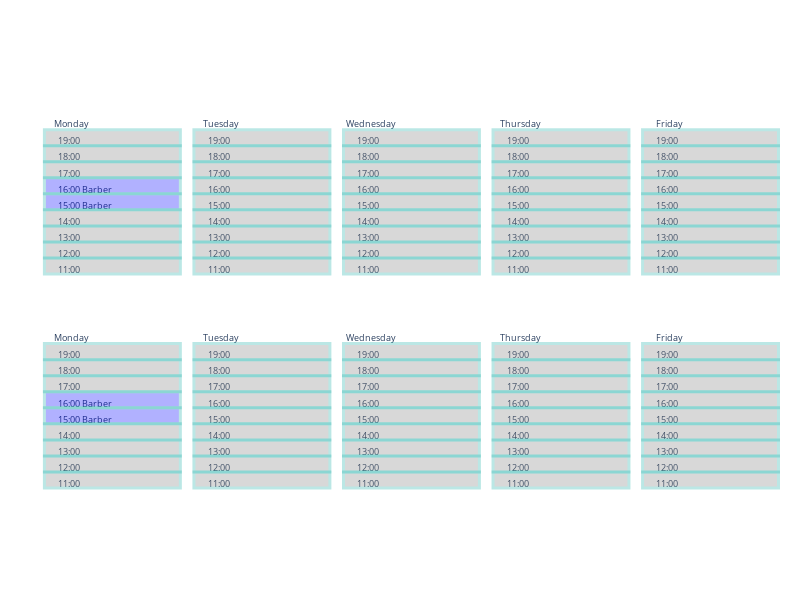

Notebook code cell kept with this figure:
### Code cell
fig = draw_calendar(calendar,assignment)
draw_calendar(calendar,assignment,fig,5)
fig.show()

### Figure 1 — Plotly figure (JSON) as saved in the notebook; plotly's stock layout.template omitted (floating-point values rounded to 4 significant figures)
{"data": [{"mode": "text", "text": "11:00 ", "textposition": "bottom right", "type": "scatter", "x": [0.2], "y": [0.1875]}, {"mode": "text", "text": "12:00 ", "textposition": "bottom right", "type": "scatter", "x": [0.2], "y": [0.5625]}, {"mode": "text", "text": "13:00 ", "textposition": "bottom right", "type": "scatter", "x": [0.2], "y": [0.9375]}, {"mode": "text", "text": "14:00 ", "textposition": "bottom right", "type": "scatter", "x": [0.2], "y": [1.312]}, {"mode": "text", "text": "15:00 Barber", "textposition": "bottom right", "type": "scatter", "x": [0.2], "y": [1.688]}, {"mode": "text", "text": "16:00 Barber", "textposition": "bottom right", "type": "scatter", "x": [0.2], "y": [2.062]}, {"mode": "text", "text": "17:00 ", "textposition": "bottom right", "type": "scatter", "x": [0.2], "y": [2.438]}, {"mode": "text", "text": "18:00 ", "textposition": "bottom right", "type": "scatter", "x": [0.2], "y": [2.812]}, {"mode": "text", "text": "19:00 ", "textposition": "bottom right", "type": "scatter", "x": [0.2], "y": [3.188]}, {"mode": "text", "text": "Monday", "textposition": "bottom center", "type": "scatter", "x": [0.3], "y": [3.6]}, {"mode": "text", "text": "11:00 ", "textposition": "bottom right", "type": "scatter", "x": [1.3], "y": [0.1875]}, {"mode": "text", "text": "12:00 ", "textposition": "bottom right", "type": "scatter", "x": [1.3], "y": [0.5625]}, {"mode": "text", "text": "13:00 ", "textposition": "bottom right", "type": "scatter", "x": [1.3], "y": [0.9375]}, {"mode": "text", "text": "14:00 ", "textposition": "bottom right", "type": "scatter", "x": [1.3], "y": [1.312]}, {"mode": "text", "text": "15:00 ", "textposition": "bottom right", "type": "scatter", "x": [1.3], "y": [1.688]}, {"mode": "text", "text": "16:00 ", "textposition": "bottom right", "type": "scatter", "x": [1.3], "y": [2.062]}, {"mode": "text", "text": "17:00 ", "textposition": "bottom right", "type": "scatter", "x": [1.3], "y": [2.438]}, {"mode": "text", "text": "18:00 ", "textposition": "bottom right", "type": "scatter", "x": [1.3], "y": [2.812]}, {"mode": "text", "text": "19:00 ", "textposition": "bottom right", "type": "scatter", "x": [1.3], "y": [3.188]}, {"mode": "text", "text": "Tuesday", "textposition": "bottom center", "type": "scatter", "x": [1.4], "y": [3.6]}, {"mode": "text", "text": "11:00 ", "textposition": "bottom right", "type": "scatter", "x": [2.4], "y": [0.1875]}, {"mode": "text", "text": "12:00 ", "textposition": "bottom right", "type": "scatter", "x": [2.4], "y": [0.5625]}, {"mode": "text", "text": "13:00 ", "textposition": "bottom right", "type": "scatter", "x": [2.4], "y": [0.9375]}, {"mode": "text", "text": "14:00 ", "textposition": "bottom right", "type": "scatter", "x": [2.4], "y": [1.312]}, {"mode": "text", "text": "15:00 ", "textposition": "bottom right", "type": "scatter", "x": [2.4], "y": [1.688]}, {"mode": "text", "text": "16:00 ", "textposition": "bottom right", "type": "scatter", "x": [2.4], "y": [2.062]}, {"mode": "text", "text": "17:00 ", "textposition": "bottom right", "type": "scatter", "x": [2.4], "y": [2.438]}, {"mode": "text", "text": "18:00 ", "textposition": "bottom right", "type": "scatter", "x": [2.4], "y": [2.812]}, {"mode": "text", "text": "19:00 ", "textposition": "bottom right", "type": "scatter", "x": [2.4], "y": [3.188]}, {"mode": "text", "text": "Wednesday", "textposition": "bottom center", "type": "scatter", "x": [2.5], "y": [3.6]}, {"mode": "text", "text": "11:00 ", "textposition": "bottom right", "type": "scatter", "x": [3.5], "y": [0.1875]}, {"mode": "text", "text": "12:00 ", "textposition": "bottom right", "type": "scatter", "x": [3.5], "y": [0.5625]}, {"mode": "text", "text": "13:00 ", "textposition": "bottom right", "type": "scatter", "x": [3.5], "y": [0.9375]}, {"mode": "text", "text": "14:00 ", "textposition": "bottom right", "type": "scatter", "x": [3.5], "y": [1.312]}, {"mode": "text", "text": "15:00 ", "textposition": "bottom right", "type": "scatter", "x": [3.5], "y": [1.688]}, {"mode": "text", "text": "16:00 ", "textposition": "bottom right", "type": "scatter", "x": [3.5], "y": [2.062]}, {"mode": "text", "text": "17:00 ", "textposition": "bottom right", "type": "scatter", "x": [3.5], "y": [2.438]}, {"mode": "text", "text": "18:00 ", "textposition": "bottom right", "type": "scatter", "x": [3.5], "y": [2.812]}, {"mode": "text", "text": "19:00 ", "textposition": "bottom right", "type": "scatter", "x": [3.5], "y": [3.188]}, {"mode": "text", "text": "Thursday", "textposition": "bottom center", "type": "scatter", "x": [3.6], "y": [3.6]}, {"mode": "text", "text": "11:00 ", "textposition": "bottom right", "type": "scatter", "x": [4.6], "y": [0.1875]}, {"mode": "text", "text": "12:00 ", "textposition": "bottom right", "type": "scatter", "x": [4.6], "y": [0.5625]}, {"mode": "text", "text": "13:00 ", "textposition": "bottom right", "type": "scatter", "x": [4.6], "y": [0.9375]}, {"mode": "text", "text": "14:00 ", "textposition": "bottom right", "type": "scatter", "x": [4.6], "y": [1.312]}, {"mode": "text", "text": "15:00 ", "textposition": "bottom right", "type": "scatter", "x": [4.6], "y": [1.688]}, {"mode": "text", "text": "16:00 ", "textposition": "bottom right", "type": "scatter", "x": [4.6], "y": [2.062]}, {"mode": "text", "text": "17:00 ", "textposition": "bottom right", "type": "scatter", "x": [4.6], "y": [2.438]}, {"mode": "text", "text": "18:00 ", "textposition": "bottom right", "type": "scatter", "x": [4.6], "y": [2.812]}, {"mode": "text", "text": "19:00 ", "textposition": "bottom right", "type": "scatter", "x": [4.6], "y": [3.188]}, {"mode": "text", "text": "Friday", "textposition": "bottom center", "type": "scatter", "x": [4.7], "y": [3.6]}, {"mode": "text", "text": "11:00 ", "textposition": "bottom right", "type": "scatter", "x": [0.2], "y": [5.188]}, {"mode": "text", "text": "12:00 ", "textposition": "bottom right", "type": "scatter", "x": [0.2], "y": [5.562]}, {"mode": "text", "text": "13:00 ", "textposition": "bottom right", "type": "scatter", "x": [0.2], "y": [5.938]}, {"mode": "text", "text": "14:00 ", "textposition": "bottom right", "type": "scatter", "x": [0.2], "y": [6.312]}, {"mode": "text", "text": "15:00 Barber", "textposition": "bottom right", "type": "scatter", "x": [0.2], "y": [6.688]}, {"mode": "text", "text": "16:00 Barber", "textposition": "bottom right", "type": "scatter", "x": [0.2], "y": [7.062]}, {"mode": "text", "text": "17:00 ", "textposition": "bottom right", "type": "scatter", "x": [0.2], "y": [7.438]}, {"mode": "text", "text": "18:00 ", "textposition": "bottom right", "type": "scatter", "x": [0.2], "y": [7.812]}, {"mode": "text", "text": "19:00 ", "textposition": "bottom right", "type": "scatter", "x": [0.2], "y": [8.188]}, {"mode": "text", "text": "Monday", "textposition": "bottom center", "type": "scatter", "x": [0.3], "y": [8.6]}, {"mode": "text", "text": "11:00 ", "textposition": "bottom right", "type": "scatter", "x": [1.3], "y": [5.188]}, {"mode": "text", "text": "12:00 ", "textposition": "bottom right", "type": "scatter", "x": [1.3], "y": [5.562]}, {"mode": "text", "text": "13:00 ", "textposition": "bottom right", "type": "scatter", "x": [1.3], "y": [5.938]}, {"mode": "text", "text": "14:00 ", "textposition": "bottom right", "type": "scatter", "x": [1.3], "y": [6.312]}, {"mode": "text", "text": "15:00 ", "textposition": "bottom right", "type": "scatter", "x": [1.3], "y": [6.688]}, {"mode": "text", "text": "16:00 ", "textposition": "bottom right", "type": "scatter", "x": [1.3], "y": [7.062]}, {"mode": "text", "text": "17:00 ", "textposition": "bottom right", "type": "scatter", "x": [1.3], "y": [7.438]}, {"mode": "text", "text": "18:00 ", "textposition": "bottom right", "type": "scatter", "x": [1.3], "y": [7.812]}, {"mode": "text", "text": "19:00 ", "textposition": "bottom right", "type": "scatter", "x": [1.3], "y": [8.188]}, {"mode": "text", "text": "Tuesday", "textposition": "bottom center", "type": "scatter", "x": [1.4], "y": [8.6]}, {"mode": "text", "text": "11:00 ", "textposition": "bottom right", "type": "scatter", "x": [2.4], "y": [5.188]}, {"mode": "text", "text": "12:00 ", "textposition": "bottom right", "type": "scatter", "x": [2.4], "y": [5.562]}, {"mode": "text", "text": "13:00 ", "textposition": "bottom right", "type": "scatter", "x": [2.4], "y": [5.938]}, {"mode": "text", "text": "14:00 ", "textposition": "bottom right", "type": "scatter", "x": [2.4], "y": [6.312]}, {"mode": "text", "text": "15:00 ", "textposition": "bottom right", "type": "scatter", "x": [2.4], "y": [6.688]}, {"mode": "text", "text": "16:00 ", "textposition": "bottom right", "type": "scatter", "x": [2.4], "y": [7.062]}, {"mode": "text", "text": "17:00 ", "textposition": "bottom right", "type": "scatter", "x": [2.4], "y": [7.438]}, {"mode": "text", "text": "18:00 ", "textposition": "bottom right", "type": "scatter", "x": [2.4], "y": [7.812]}, {"mode": "text", "text": "19:00 ", "textposition": "bottom right", "type": "scatter", "x": [2.4], "y": [8.188]}, {"mode": "text", "text": "Wednesday", "textposition": "bottom center", "type": "scatter", "x": [2.5], "y": [8.6]}, {"mode": "text", "text": "11:00 ", "textposition": "bottom right", "type": "scatter", "x": [3.5], "y": [5.188]}, {"mode": "text", "text": "12:00 ", "textposition": "bottom right", "type": "scatter", "x": [3.5], "y": [5.562]}, {"mode": "text", "text": "13:00 ", "textposition": "bottom right", "type": "scatter", "x": [3.5], "y": [5.938]}, {"mode": "text", "text": "14:00 ", "textposition": "bottom right", "type": "scatter", "x": [3.5], "y": [6.312]}, {"mode": "text", "text": "15:00 ", "textposition": "bottom right", "type": "scatter", "x": [3.5], "y": [6.688]}, {"mode": "text", "text": "16:00 ", "textposition": "bottom right", "type": "scatter", "x": [3.5], "y": [7.062]}, {"mode": "text", "text": "17:00 ", "textposition": "bottom right", "type": "scatter", "x": [3.5], "y": [7.438]}, {"mode": "text", "text": "18:00 ", "textposition": "bottom right", "type": "scatter", "x": [3.5], "y": [7.812]}, {"mode": "text", "text": "19:00 ", "textposition": "bottom right", "type": "scatter", "x": [3.5], "y": [8.188]}, {"mode": "text", "text": "Thursday", "textposition": "bottom center", "type": "scatter", "x": [3.6], "y": [8.6]}, {"mode": "text", "text": "11:00 ", "textposition": "bottom right", "type": "scatter", "x": [4.6], "y": [5.188]}, {"mode": "text", "text": "12:00 ", "textposition": "bottom right", "type": "scatter", "x": [4.6], "y": [5.562]}, {"mode": "text", "text": "13:00 ", "textposition": "bottom right", "type": "scatter", "x": [4.6], "y": [5.938]}, {"mode": "text", "text": "14:00 ", "textposition": "bottom right", "type": "scatter", "x": [4.6], "y": [6.312]}, {"mode": "text", "text": "15:00 ", "textposition": "bottom right", "type": "scatter", "x": [4.6], "y": [6.688]}, {"mode": "text", "text": "16:00 ", "textposition": "bottom right", "type": "scatter", "x": [4.6], "y": [7.062]}, {"mode": "text", "text": "17:00 ", "textposition": "bottom right", "type": "scatter", "x": [4.6], "y": [7.438]}, {"mode": "text", "text": "18:00 ", "textposition": "bottom right", "type": "scatter", "x": [4.6], "y": [7.812]}, {"mode": "text", "text": "19:00 ", "textposition": "bottom right", "type": "scatter", "x": [4.6], "y": [8.188]}, {"mode": "text", "text": "Friday", "textposition": "bottom center", "type": "scatter", "x": [4.7], "y": [8.6]}], "layout": {"font": {"size": 9}, "height": 600, "margin": {"b": 100, "l": 20, "r": 20}, "plot_bgcolor": "white", "shapes": [{"fillcolor": "grey", "line": {"color": "LightSeaGreen", "width": 3}, "opacity": 0.3, "type": "rect", "x0": 0.1, "x1": 1.1, "xref": "x", "y0": 0, "y1": 0.375, "yref": "y"}, {"fillcolor": "grey", "line": {"color": "LightSeaGreen", "width": 3}, "opacity": 0.3, "type": "rect", "x0": 0.1, "x1": 1.1, "xref": "x", "y0": 0.375, "y1": 0.75, "yref": "y"}, {"fillcolor": "grey", "line": {"color": "LightSeaGreen", "width": 3}, "opacity": 0.3, "type": "rect", "x0": 0.1, "x1": 1.1, "xref": "x", "y0": 0.75, "y1": 1.125, "yref": "y"}, {"fillcolor": "grey", "line": {"color": "LightSeaGreen", "width": 3}, "opacity": 0.3, "type": "rect", "x0": 0.1, "x1": 1.1, "xref": "x", "y0": 1.125, "y1": 1.5, "yref": "y"}, {"fillcolor": "blue", "line": {"color": "LightSeaGreen", "width": 3}, "opacity": 0.3, "type": "rect", "x0": 0.1, "x1": 1.1, "xref": "x", "y0": 1.5, "y1": 1.875, "yref": "y"}, {"fillcolor": "blue", "line": {"color": "LightSeaGreen", "width": 3}, "opacity": 0.3, "type": "rect", "x0": 0.1, "x1": 1.1, "xref": "x", "y0": 1.875, "y1": 2.25, "yref": "y"}, {"fillcolor": "grey", "line": {"color": "LightSeaGreen", "width": 3}, "opacity": 0.3, "type": "rect", "x0": 0.1, "x1": 1.1, "xref": "x", "y0": 2.25, "y1": 2.625, "yref": "y"}, {"fillcolor": "grey", "line": {"color": "LightSeaGreen", "width": 3}, "opacity": 0.3, "type": "rect", "x0": 0.1, "x1": 1.1, "xref": "x", "y0": 2.625, "y1": 3, "yref": "y"}, {"fillcolor": "grey", "line": {"color": "LightSeaGreen", "width": 3}, "opacity": 0.3, "type": "rect", "x0": 0.1, "x1": 1.1, "xref": "x", "y0": 3, "y1": 3.375, "yref": "y"}, {"fillcolor": "grey", "line": {"color": "LightSeaGreen", "width": 3}, "opacity": 0.3, "type": "rect", "x0": 1.2, "x1": 2.2, "xref": "x", "y0": 0, "y1": 0.375, "yref": "y"}, {"fillcolor": "grey", "line": {"color": "LightSeaGreen", "width": 3}, "opacity": 0.3, "type": "rect", "x0": 1.2, "x1": 2.2, "xref": "x", "y0": 0.375, "y1": 0.75, "yref": "y"}, {"fillcolor": "grey", "line": {"color": "LightSeaGreen", "width": 3}, "opacity": 0.3, "type": "rect", "x0": 1.2, "x1": 2.2, "xref": "x", "y0": 0.75, "y1": 1.125, "yref": "y"}, {"fillcolor": "grey", "line": {"color": "LightSeaGreen", "width": 3}, "opacity": 0.3, "type": "rect", "x0": 1.2, "x1": 2.2, "xref": "x", "y0": 1.125, "y1": 1.5, "yref": "y"}, {"fillcolor": "grey", "line": {"color": "LightSeaGreen", "width": 3}, "opacity": 0.3, "type": "rect", "x0": 1.2, "x1": 2.2, "xref": "x", "y0": 1.5, "y1": 1.875, "yref": "y"}, {"fillcolor": "grey", "line": {"color": "LightSeaGreen", "width": 3}, "opacity": 0.3, "type": "rect", "x0": 1.2, "x1": 2.2, "xref": "x", "y0": 1.875, "y1": 2.25, "yref": "y"}, {"fillcolor": "grey", "line": {"color": "LightSeaGreen", "width": 3}, "opacity": 0.3, "type": "rect", "x0": 1.2, "x1": 2.2, "xref": "x", "y0": 2.25, "y1": 2.625, "yref": "y"}, {"fillcolor": "grey", "line": {"color": "LightSeaGreen", "width": 3}, "opacity": 0.3, "type": "rect", "x0": 1.2, "x1": 2.2, "xref": "x", "y0": 2.625, "y1": 3, "yref": "y"}, {"fillcolor": "grey", "line": {"color": "LightSeaGreen", "width": 3}, "opacity": 0.3, "type": "rect", "x0": 1.2, "x1": 2.2, "xref": "x", "y0": 3, "y1": 3.375, "yref": "y"}, {"fillcolor": "grey", "line": {"color": "LightSeaGreen", "width": 3}, "opacity": 0.3, "type": "rect", "x0": 2.3, "x1": 3.3, "xref": "x", "y0": 0, "y1": 0.375, "yref": "y"}, {"fillcolor": "grey", "line": {"color": "LightSeaGreen", "width": 3}, "opacity": 0.3, "type": "rect", "x0": 2.3, "x1": 3.3, "xref": "x", "y0": 0.375, "y1": 0.75, "yref": "y"}, {"fillcolor": "grey", "line": {"color": "LightSeaGreen", "width": 3}, "opacity": 0.3, "type": "rect", "x0": 2.3, "x1": 3.3, "xref": "x", "y0": 0.75, "y1": 1.125, "yref": "y"}, {"fillcolor": "grey", "line": {"color": "LightSeaGreen", "width": 3}, "opacity": 0.3, "type": "rect", "x0": 2.3, "x1": 3.3, "xref": "x", "y0": 1.125, "y1": 1.5, "yref": "y"}, {"fillcolor": "grey", "line": {"color": "LightSeaGreen", "width": 3}, "opacity": 0.3, "type": "rect", "x0": 2.3, "x1": 3.3, "xref": "x", "y0": 1.5, "y1": 1.875, "yref": "y"}, {"fillcolor": "grey", "line": {"color": "LightSeaGreen", "width": 3}, "opacity": 0.3, "type": "rect", "x0": 2.3, "x1": 3.3, "xref": "x", "y0": 1.875, "y1": 2.25, "yref": "y"}, {"fillcolor": "grey", "line": {"color": "LightSeaGreen", "width": 3}, "opacity": 0.3, "type": "rect", "x0": 2.3, "x1": 3.3, "xref": "x", "y0": 2.25, "y1": 2.625, "yref": "y"}, {"fillcolor": "grey", "line": {"color": "LightSeaGreen", "width": 3}, "opacity": 0.3, "type": "rect", "x0": 2.3, "x1": 3.3, "xref": "x", "y0": 2.625, "y1": 3, "yref": "y"}, {"fillcolor": "grey", "line": {"color": "LightSeaGreen", "width": 3}, "opacity": 0.3, "type": "rect", "x0": 2.3, "x1": 3.3, "xref": "x", "y0": 3, "y1": 3.375, "yref": "y"}, {"fillcolor": "grey", "line": {"color": "LightSeaGreen", "width": 3}, "opacity": 0.3, "type": "rect", "x0": 3.4, "x1": 4.4, "xref": "x", "y0": 0, "y1": 0.375, "yref": "y"}, {"fillcolor": "grey", "line": {"color": "LightSeaGreen", "width": 3}, "opacity": 0.3, "type": "rect", "x0": 3.4, "x1": 4.4, "xref": "x", "y0": 0.375, "y1": 0.75, "yref": "y"}, {"fillcolor": "grey", "line": {"color": "LightSeaGreen", "width": 3}, "opacity": 0.3, "type": "rect", "x0": 3.4, "x1": 4.4, "xref": "x", "y0": 0.75, "y1": 1.125, "yref": "y"}, {"fillcolor": "grey", "line": {"color": "LightSeaGreen", "width": 3}, "opacity": 0.3, "type": "rect", "x0": 3.4, "x1": 4.4, "xref": "x", "y0": 1.125, "y1": 1.5, "yref": "y"}, {"fillcolor": "grey", "line": {"color": "LightSeaGreen", "width": 3}, "opacity": 0.3, "type": "rect", "x0": 3.4, "x1": 4.4, "xref": "x", "y0": 1.5, "y1": 1.875, "yref": "y"}, {"fillcolor": "grey", "line": {"color": "LightSeaGreen", "width": 3}, "opacity": 0.3, "type": "rect", "x0": 3.4, "x1": 4.4, "xref": "x", "y0": 1.875, "y1": 2.25, "yref": "y"}, {"fillcolor": "grey", "line": {"color": "LightSeaGreen", "width": 3}, "opacity": 0.3, "type": "rect", "x0": 3.4, "x1": 4.4, "xref": "x", "y0": 2.25, "y1": 2.625, "yref": "y"}, {"fillcolor": "grey", "line": {"color": "LightSeaGreen", "width": 3}, "opacity": 0.3, "type": "rect", "x0": 3.4, "x1": 4.4, "xref": "x", "y0": 2.625, "y1": 3, "yref": "y"}, {"fillcolor": "grey", "line": {"color": "LightSeaGreen", "width": 3}, "opacity": 0.3, "type": "rect", "x0": 3.4, "x1": 4.4, "xref": "x", "y0": 3, "y1": 3.375, "yref": "y"}, {"fillcolor": "grey", "line": {"color": "LightSeaGreen", "width": 3}, "opacity": 0.3, "type": "rect", "x0": 4.5, "x1": 5.5, "xref": "x", "y0": 0, "y1": 0.375, "yref": "y"}, {"fillcolor": "grey", "line": {"color": "LightSeaGreen", "width": 3}, "opacity": 0.3, "type": "rect", "x0": 4.5, "x1": 5.5, "xref": "x", "y0": 0.375, "y1": 0.75, "yref": "y"}, {"fillcolor": "grey", "line": {"color": "LightSeaGreen", "width": 3}, "opacity": 0.3, "type": "rect", "x0": 4.5, "x1": 5.5, "xref": "x", "y0": 0.75, "y1": 1.125, "yref": "y"}, {"fillcolor": "grey", "line": {"color": "LightSeaGreen", "width": 3}, "opacity": 0.3, "type": "rect", "x0": 4.5, "x1": 5.5, "xref": "x", "y0": 1.125, "y1": 1.5, "yref": "y"}, {"fillcolor": "grey", "line": {"color": "LightSeaGreen", "width": 3}, "opacity": 0.3, "type": "rect", "x0": 4.5, "x1": 5.5, "xref": "x", "y0": 1.5, "y1": 1.875, "yref": "y"}, {"fillcolor": "grey", "line": {"color": "LightSeaGreen", "width": 3}, "opacity": 0.3, "type": "rect", "x0": 4.5, "x1": 5.5, "xref": "x", "y0": 1.875, "y1": 2.25, "yref": "y"}, {"fillcolor": "grey", "line": {"color": "LightSeaGreen", "width": 3}, "opacity": 0.3, "type": "rect", "x0": 4.5, "x1": 5.5, "xref": "x", "y0": 2.25, "y1": 2.625, "yref": "y"}, {"fillcolor": "grey", "line": {"color": "LightSeaGreen", "width": 3}, "opacity": 0.3, "type": "rect", "x0": 4.5, "x1": 5.5, "xref": "x", "y0": 2.625, "y1": 3, "yref": "y"}, {"fillcolor": "grey", "line": {"color": "LightSeaGreen", "width": 3}, "opacity": 0.3, "type": "rect", "x0": 4.5, "x1": 5.5, "xref": "x", "y0": 3, "y1": 3.375, "yref": "y"}, {"fillcolor": "grey", "line": {"color": "LightSeaGreen", "width": 3}, "opacity": 0.3, "type": "rect", "x0": 0.1, "x1": 1.1, "xref": "x", "y0": 5, "y1": 5.375, "yref": "y"}, {"fillcolor": "grey", "line": {"color": "LightSeaGreen", "width": 3}, "opacity": 0.3, "type": "rect", "x0": 0.1, "x1": 1.1, "xref": "x", "y0": 5.375, "y1": 5.75, "yref": "y"}, {"fillcolor": "grey", "line": {"color": "LightSeaGreen", "width": 3}, "opacity": 0.3, "type": "rect", "x0": 0.1, "x1": 1.1, "xref": "x", "y0": 5.75, "y1": 6.125, "yref": "y"}, {"fillcolor": "grey", "line": {"color": "LightSeaGreen", "width": 3}, "opacity": 0.3, "type": "rect", "x0": 0.1, "x1": 1.1, "xref": "x", "y0": 6.125, "y1": 6.5, "yref": "y"}, {"fillcolor": "blue", "line": {"color": "LightSeaGreen", "width": 3}, "opacity": 0.3, "type": "rect", "x0": 0.1, "x1": 1.1, "xref": "x", "y0": 6.5, "y1": 6.875, "yref": "y"}, {"fillcolor": "blue", "line": {"color": "LightSeaGreen", "width": 3}, "opacity": 0.3, "type": "rect", "x0": 0.1, "x1": 1.1, "xref": "x", "y0": 6.875, "y1": 7.25, "yref": "y"}, {"fillcolor": "grey", "line": {"color": "LightSeaGreen", "width": 3}, "opacity": 0.3, "type": "rect", "x0": 0.1, "x1": 1.1, "xref": "x", "y0": 7.25, "y1": 7.625, "yref": "y"}, {"fillcolor": "grey", "line": {"color": "LightSeaGreen", "width": 3}, "opacity": 0.3, "type": "rect", "x0": 0.1, "x1": 1.1, "xref": "x", "y0": 7.625, "y1": 8, "yref": "y"}, {"fillcolor": "grey", "line": {"color": "LightSeaGreen", "width": 3}, "opacity": 0.3, "type": "rect", "x0": 0.1, "x1": 1.1, "xref": "x", "y0": 8, "y1": 8.375, "yref": "y"}, {"fillcolor": "grey", "line": {"color": "LightSeaGreen", "width": 3}, "opacity": 0.3, "type": "rect", "x0": 1.2, "x1": 2.2, "xref": "x", "y0": 5, "y1": 5.375, "yref": "y"}, {"fillcolor": "grey", "line": {"color": "LightSeaGreen", "width": 3}, "opacity": 0.3, "type": "rect", "x0": 1.2, "x1": 2.2, "xref": "x", "y0": 5.375, "y1": 5.75, "yref": "y"}, {"fillcolor": "grey", "line": {"color": "LightSeaGreen", "width": 3}, "opacity": 0.3, "type": "rect", "x0": 1.2, "x1": 2.2, "xref": "x", "y0": 5.75, "y1": 6.125, "yref": "y"}, {"fillcolor": "grey", "line": {"color": "LightSeaGreen", "width": 3}, "opacity": 0.3, "type": "rect", "x0": 1.2, "x1": 2.2, "xref": "x", "y0": 6.125, "y1": 6.5, "yref": "y"}, {"fillcolor": "grey", "line": {"color": "LightSeaGreen", "width": 3}, "opacity": 0.3, "type": "rect", "x0": 1.2, "x1": 2.2, "xref": "x", "y0": 6.5, "y1": 6.875, "yref": "y"}, {"fillcolor": "grey", "line": {"color": "LightSeaGreen", "width": 3}, "opacity": 0.3, "type": "rect", "x0": 1.2, "x1": 2.2, "xref": "x", "y0": 6.875, "y1": 7.25, "yref": "y"}, {"fillcolor": "grey", "line": {"color": "LightSeaGreen", "width": 3}, "opacity": 0.3, "type": "rect", "x0": 1.2, "x1": 2.2, "xref": "x", "y0": 7.25, "y1": 7.625, "yref": "y"}, {"fillcolor": "grey", "line": {"color": "LightSeaGreen", "width": 3}, "opacity": 0.3, "type": "rect", "x0": 1.2, "x1": 2.2, "xref": "x", "y0": 7.625, "y1": 8, "yref": "y"}, {"fillcolor": "grey", "line": {"color": "LightSeaGreen", "width": 3}, "opacity": 0.3, "type": "rect", "x0": 1.2, "x1": 2.2, "xref": "x", "y0": 8, "y1": 8.375, "yref": "y"}, {"fillcolor": "grey", "line": {"color": "LightSeaGreen", "width": 3}, "opacity": 0.3, "type": "rect", "x0": 2.3, "x1": 3.3, "xref": "x", "y0": 5, "y1": 5.375, "yref": "y"}, {"fillcolor": "grey", "line": {"color": "LightSeaGreen", "width": 3}, "opacity": 0.3, "type": "rect", "x0": 2.3, "x1": 3.3, "xref": "x", "y0": 5.375, "y1": 5.75, "yref": "y"}, {"fillcolor": "grey", "line": {"color": "LightSeaGreen", "width": 3}, "opacity": 0.3, "type": "rect", "x0": 2.3, "x1": 3.3, "xref": "x", "y0": 5.75, "y1": 6.125, "yref": "y"}, {"fillcolor": "grey", "line": {"color": "LightSeaGreen", "width": 3}, "opacity": 0.3, "type": "rect", "x0": 2.3, "x1": 3.3, "xref": "x", "y0": 6.125, "y1": 6.5, "yref": "y"}, {"fillcolor": "grey", "line": {"color": "LightSeaGreen", "width": 3}, "opacity": 0.3, "type": "rect", "x0": 2.3, "x1": 3.3, "xref": "x", "y0": 6.5, "y1": 6.875, "yref": "y"}, {"fillcolor": "grey", "line": {"color": "LightSeaGreen", "width": 3}, "opacity": 0.3, "type": "rect", "x0": 2.3, "x1": 3.3, "xref": "x", "y0": 6.875, "y1": 7.25, "yref": "y"}, {"fillcolor": "grey", "line": {"color": "LightSeaGreen", "width": 3}, "opacity": 0.3, "type": "rect", "x0": 2.3, "x1": 3.3, "xref": "x", "y0": 7.25, "y1": 7.625, "yref": "y"}, {"fillcolor": "grey", "line": {"color": "LightSeaGreen", "width": 3}, "opacity": 0.3, "type": "rect", "x0": 2.3, "x1": 3.3, "xref": "x", "y0": 7.625, "y1": 8, "yref": "y"}, {"fillcolor": "grey", "line": {"color": "LightSeaGreen", "width": 3}, "opacity": 0.3, "type": "rect", "x0": 2.3, "x1": 3.3, "xref": "x", "y0": 8, "y1": 8.375, "yref": "y"}, {"fillcolor": "grey", "line": {"color": "LightSeaGreen", "width": 3}, "opacity": 0.3, "type": "rect", "x0": 3.4, "x1": 4.4, "xref": "x", "y0": 5, "y1": 5.375, "yref": "y"}, {"fillcolor": "grey", "line": {"color": "LightSeaGreen", "width": 3}, "opacity": 0.3, "type": "rect", "x0": 3.4, "x1": 4.4, "xref": "x", "y0": 5.375, "y1": 5.75, "yref": "y"}, {"fillcolor": "grey", "line": {"color": "LightSeaGreen", "width": 3}, "opacity": 0.3, "type": "rect", "x0": 3.4, "x1": 4.4, "xref": "x", "y0": 5.75, "y1": 6.125, "yref": "y"}, {"fillcolor": "grey", "line": {"color": "LightSeaGreen", "width": 3}, "opacity": 0.3, "type": "rect", "x0": 3.4, "x1": 4.4, "xref": "x", "y0": 6.125, "y1": 6.5, "yref": "y"}, {"fillcolor": "grey", "line": {"color": "LightSeaGreen", "width": 3}, "opacity": 0.3, "type": "rect", "x0": 3.4, "x1": 4.4, "xref": "x", "y0": 6.5, "y1": 6.875, "yref": "y"}, {"fillcolor": "grey", "line": {"color": "LightSeaGreen", "width": 3}, "opacity": 0.3, "type": "rect", "x0": 3.4, "x1": 4.4, "xref": "x", "y0": 6.875, "y1": 7.25, "yref": "y"}, {"fillcolor": "grey", "line": {"color": "LightSeaGreen", "width": 3}, "opacity": 0.3, "type": "rect", "x0": 3.4, "x1": 4.4, "xref": "x", "y0": 7.25, "y1": 7.625, "yref": "y"}, {"fillcolor": "grey", "line": {"color": "LightSeaGreen", "width": 3}, "opacity": 0.3, "type": "rect", "x0": 3.4, "x1": 4.4, "xref": "x", "y0": 7.625, "y1": 8, "yref": "y"}, {"fillcolor": "grey", "line": {"color": "LightSeaGreen", "width": 3}, "opacity": 0.3, "type": "rect", "x0": 3.4, "x1": 4.4, "xref": "x", "y0": 8, "y1": 8.375, "yref": "y"}, {"fillcolor": "grey", "line": {"color": "LightSeaGreen", "width": 3}, "opacity": 0.3, "type": "rect", "x0": 4.5, "x1": 5.5, "xref": "x", "y0": 5, "y1": 5.375, "yref": "y"}, {"fillcolor": "grey", "line": {"color": "LightSeaGreen", "width": 3}, "opacity": 0.3, "type": "rect", "x0": 4.5, "x1": 5.5, "xref": "x", "y0": 5.375, "y1": 5.75, "yref": "y"}, {"fillcolor": "grey", "line": {"color": "LightSeaGreen", "width": 3}, "opacity": 0.3, "type": "rect", "x0": 4.5, "x1": 5.5, "xref": "x", "y0": 5.75, "y1": 6.125, "yref": "y"}, {"fillcolor": "grey", "line": {"color": "LightSeaGreen", "width": 3}, "opacity": 0.3, "type": "rect", "x0": 4.5, "x1": 5.5, "xref": "x", "y0": 6.125, "y1": 6.5, "yref": "y"}, {"fillcolor": "grey", "line": {"color": "LightSeaGreen", "width": 3}, "opacity": 0.3, "type": "rect", "x0": 4.5, "x1": 5.5, "xref": "x", "y0": 6.5, "y1": 6.875, "yref": "y"}, {"fillcolor": "grey", "line": {"color": "LightSeaGreen", "width": 3}, "opacity": 0.3, "type": "rect", "x0": 4.5, "x1": 5.5, "xref": "x", "y0": 6.875, "y1": 7.25, "yref": "y"}, {"fillcolor": "grey", "line": {"color": "LightSeaGreen", "width": 3}, "opacity": 0.3, "type": "rect", "x0": 4.5, "x1": 5.5, "xref": "x", "y0": 7.25, "y1": 7.625, "yref": "y"}, {"fillcolor": "grey", "line": {"color": "LightSeaGreen", "width": 3}, "opacity": 0.3, "type": "rect", "x0": 4.5, "x1": 5.5, "xref": "x", "y0": 7.625, "y1": 8, "yref": "y"}, {"fillcolor": "grey", "line": {"color": "LightSeaGreen", "width": 3}, "opacity": 0.3, "type": "rect", "x0": 4.5, "x1": 5.5, "xref": "x", "y0": 8, "y1": 8.375, "yref": "y"}], "showlegend": false, "width": 800, "xaxis": {"showgrid": false, "showticklabels": false, "zeroline": false}, "yaxis": {"showgrid": false, "showticklabels": false, "zeroline": false}}}
